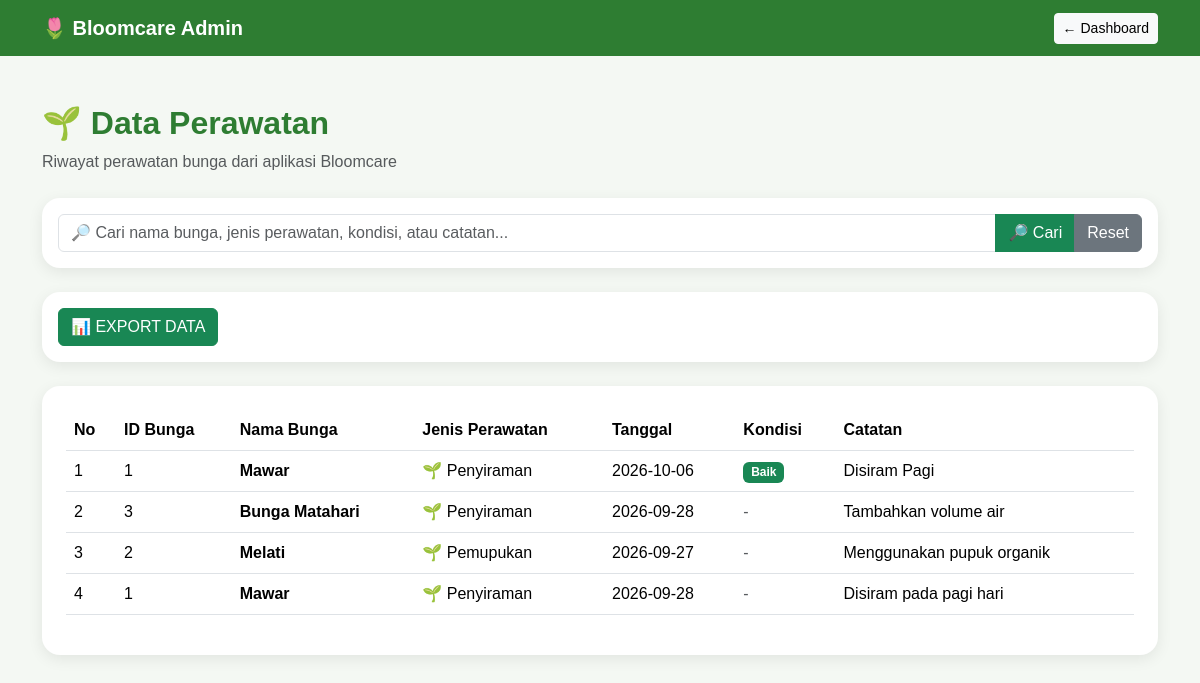
The page /bloomcare_admin/perawatan.php on the database its author committed.
### tables this page shows
CREATE TABLE `perawatan` (
  `id` int NOT NULL,
  `bunga_id` int NOT NULL,
  `jenis_perawatan` varchar(100) NOT NULL,
  `tanggal` date NOT NULL,
  `kondisi` varchar(100) NOT NULL,
  `catatan` text,
  `created_at` timestamp NULL DEFAULT CURRENT_TIMESTAMP
);

CREATE TABLE `bunga` (
  `id` int NOT NULL,
  `nama_bunga` varchar(100) NOT NULL,
  `jenis_bunga` varchar(100) NOT NULL,
  `warna` varchar(50) NOT NULL,
  `tanggal_tanam` date DEFAULT NULL,
  `lokasi` varchar(150) DEFAULT NULL,
  `kondisi` varchar(50) NOT NULL,
  `foto` varchar(255) DEFAULT NULL,
  `catatan` text,
  `created_at` timestamp NULL DEFAULT CURRENT_TIMESTAMP,
  `latitude` varchar(50) DEFAULT NULL,
  `longitude` varchar(50) DEFAULT NULL
);

### bloomcare_admin/perawatan.php (the view, shortened to what this page needs)
<?php
include "koneksi.php";
$cari = $_GET['cari'] ?? '';
$cari = trim($cari);
if ($cari !== '') {
    $keyword = "%" . $cari . "%";
    $stmt = $conn->prepare("
        SELECT
            perawatan.id,
            perawatan.bunga_id,
            bunga.nama_bunga,
            perawatan.jenis_perawatan,
            perawatan.tanggal,
            perawatan.kondisi,
            perawatan.catatan
        FROM perawatan
        LEFT JOIN bunga
            ON perawatan.bunga_id = bunga.id
        WHERE
            bunga.nama_bunga LIKE ?
            OR perawatan.jenis_perawatan LIKE ?
            OR perawatan.kondisi LIKE ?
            OR perawatan.catatan LIKE ?
        ORDER BY perawatan.id DESC
    ");
    $stmt->bind_param(
        "ssss",
        $keyword,
        $keyword,
        $keyword,
        $keyword
    );
    $stmt->execute();
    $result = $stmt->get_result();
} else {
    $sql = "
        SELECT
            perawatan.id,
            perawatan.bunga_id,
            bunga.nama_bunga,
            perawatan.jenis_perawatan,
            perawatan.tanggal,
            perawatan.kondisi,
            perawatan.catatan
        FROM perawatan
        LEFT JOIN bunga
            ON perawatan.bunga_id = bunga.id
        ORDER BY perawatan.id DESC
    ";
    $result = $conn->query($sql);
}
?>
<!DOCTYPE html>
<html lang="id">
<head>
    <link
        href="https://cdn.jsdelivr.net/npm/bootstrap@5.3.3/dist/css/bootstrap.min.css"
        rel="stylesheet"
    >
</head>
<body>
<nav class="navbar navbar-expand-lg">
    <div class="container">
        <a
            class="navbar-brand"
            href="index.php"
        >
            🌷 Bloomcare Admin
        </a>
        <a
            href="index.php"
            class="btn btn-light btn-sm"
        >
            ← Dashboard
        </a>
    </div>
</nav>
<div class="container py-5">
    <div class="mb-4">
        <h2 class="page-title">
            🌱 Data Perawatan
        </h2>
        <p class="text-muted">
            Riwayat perawatan bunga dari aplikasi Bloomcare
        </p>
    </div>
    <div class="card p-3 mb-4">
        <form method="GET">
            <div class="input-group">
                <input
                    type="text"
                    name="cari"
                    class="form-control"
                    placeholder="🔎 Cari nama bunga, jenis perawatan, kondisi, atau catatan..."
                    value="<?= htmlspecialchars($cari) ?>"
                >
                <button
                    type="submit"
                    class="btn btn-success"
                >
                    🔎 Cari
                </button>
                <a
                    href="perawatan.php"
                    class="btn btn-secondary"
                >
                    Reset
                </a>
            </div>
        </form>
    </div>
    <div class="card p-3 mb-4">
        <div class="d-flex align-items-center gap-3 flex-wrap">
            <button
                type="button"
                class="btn btn-success"
                onclick="pilihFormatExportPerawatan()"
            >
                📊 EXPORT DATA
            </button>
        </div>
    </div>
    <div class="card p-4">
        <div class="table-responsive">
            <table class="table table-hover">
                <thead>
                    <tr>
                        <th>
                            No
                        </th>
                        <th>
                            ID Bunga
                        </th>
                        <th>
                            Nama Bunga
                        </th>
                        <th>
                            Jenis Perawatan
                        </th>
                        <th>
                            Tanggal
                        </th>
                        <th>
                            Kondisi
                        </th>
                        <th>
                            Catatan
                        </th>
                    </tr>
                </thead>
                <tbody>
                    <?php
                    $no = 1;
                    if ($result && $result->num_rows > 0):
                        while ($row = $result->fetch_assoc()):
                    ?>
                    <tr>
                        <td>
                            <?= $no++ ?>
                        </td>
                        <td>
                            <?= htmlspecialchars(
                                $row['bunga_id'] ?? ''
                            ) ?>
                        </td>
                        <td>
                            <strong>
                                <?= htmlspecialchars(
                                    $row['nama_bunga'] ?? 'Tidak ditemukan'
                                ) ?>
                            </strong>
                        </td>
                        <td>
                            🌱
                            <?= htmlspecialchars(
                                $row['jenis_perawatan'] ?? ''
                            ) ?>
                        </td>
                        <td>
                            <?= htmlspecialchars(
                                $row['tanggal'] ?? ''
                            ) ?>
                        </td>
                        <td>
                            <?php if (($row['kondisi'] ?? '') === 'Baik'): ?>
                                <span class="badge badge-baik">
                                    Baik
                                </span>
                            <?php else: ?>
                                <span class="text-muted">
                                    -
                                </span>
                            <?php endif; ?>
                        </td>
                        <td>
                            <?= htmlspecialchars(
                                $row['catatan'] ?? ''
                            ) ?>
                        </td>
                    </tr>
                    <?php
                        endwhile;
                    endif; ?>
                </tbody>
            </table>
        </div>
    </div>
</div>
</body>
</html>

### bloomcare_admin/perawatan.php (style rules this page uses)
body { background: #f4f8f3; font-family: Arial, sans-serif; }
.navbar { background: #2e7d32; }
.navbar-brand { font-weight: bold; color: white !important; }
.page-title { color: #2e7d32; font-weight: bold; }
.card { border: none; border-radius: 18px; box-shadow: 0 4px 15px rgba(0, 0, 0, 0.08); }
.table { vertical-align: middle; }
.table thead { background: #2e7d32; color: white; }
.badge-baik { background: #198754; }

### rows shown on the page
perawatan: bunga "1", bunga.nama_bunga "Mawar", jenis_perawatan "Penyiraman", tanggal "2026-10-06", kondisi "Baik", catatan "Disiram Pagi"
perawatan: bunga "3", bunga.nama_bunga "Bunga Matahari", jenis_perawatan "Penyiraman", tanggal "2026-09-28", catatan "Tambahkan volume air"
perawatan: bunga "2", bunga.nama_bunga "Melati", jenis_perawatan "Pemupukan", tanggal "2026-09-27", catatan "Menggunakan pupuk organik"
perawatan: bunga "1", bunga.nama_bunga "Mawar", jenis_perawatan "Penyiraman", tanggal "2026-09-28", catatan "Disiram pada pagi hari"
